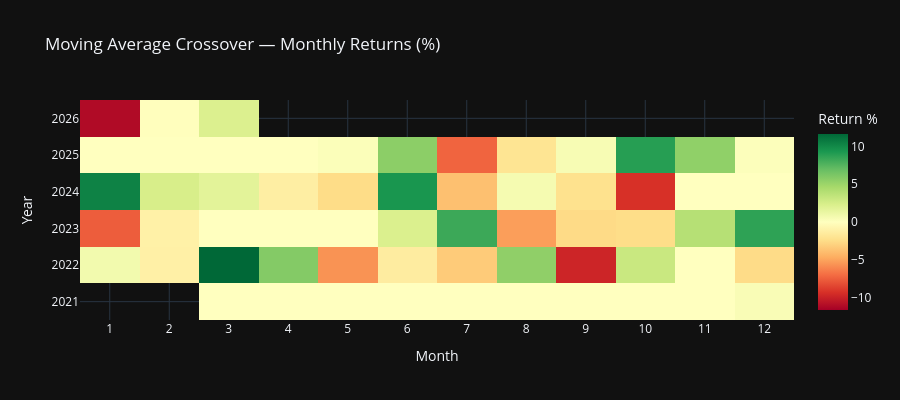

Notebook code cell kept with this figure:
### Markdown cell above
### 9.5 Monthly Returns Heatmap

### Code cell
# Monthly returns heatmap
rets = backtest['Strategy_Return'].copy()
rets.index = pd.to_datetime(rets.index)
monthly = rets.resample('M').apply(lambda x: (1 + x).prod() - 1) * 100

years = monthly.index.year.unique()
months = list(range(1, 13))
matrix = np.full((len(years), 12), np.nan)

for i, y in enumerate(years):
    for m in months:
        sel = monthly[(monthly.index.year == y) & (monthly.index.month == m)]
        if len(sel) > 0:
            matrix[i, m - 1] = sel.iloc[0]

fig5 = go.Figure(data=go.Heatmap(
    z=matrix,
    x=[f'{m}' for m in months],
    y=[str(y) for y in years],
    colorscale='RdYlGn',
    zmid=0,
    colorbar=dict(title='Return %')
))

fig5.update_layout(
    title=f'{STRATEGY_CHOICE} — Monthly Returns (%)',
    xaxis_title='Month',
    yaxis_title='Year',
    template='plotly_dark',
    height=400
)

fig5.show()

### Figure 1 — Plotly figure (JSON) as saved in the notebook; plotly's stock layout.template omitted (floating-point values rounded to 4 significant figures)
{"data": [{"colorbar": {"title": {"text": "Return %"}}, "colorscale": [[0, "rgb(165,0,38)"], [0.1, "rgb(215,48,39)"], [0.2, "rgb(244,109,67)"], [0.3, "rgb(253,174,97)"], [0.4, "rgb(254,224,139)"], [0.5, "rgb(255,255,191)"], [0.6, "rgb(217,239,139)"], [0.7, "rgb(166,217,106)"], [0.8, "rgb(102,189,99)"], [0.9, "rgb(26,152,80)"], [1, "rgb(0,104,55)"]], "type": "heatmap", "x": ["1", "2", "3", "4", "5", "6", "7", "8", "9", "10", "11", "12"], "y": ["2021", "2022", "2023", "2024", "2025", "2026"], "z": [[NaN, NaN, 0.0, 0.0, 0.0, 0.0, 0.0, 0.0, 0.0, 0.0, 0.0, 0.3836], [0.7791, -1.133, 11.66, 5.902, -5.648, -1.405, -3.321, 5.464, -9.864, 3.087, 0.0, -2.522], [-7.591, -1.056, 0.0, 0.0, 0.0, 2.192, 8.3, -5.247, -2.576, -2.435, 3.914, 8.728], [10.38, 2.396, 1.715, -1.269, -2.495, 9.438, -3.831, 0.6193, -2.189, -9.349, 0.0, 0.0], [0.0, 0.0, 0.0, 0.0, 0.2186, 5.609, -7.357, -1.984, 0.501, 8.974, 5.456, 0.185], [-11.14, -0.1075, 2.159, NaN, NaN, NaN, NaN, NaN, NaN, NaN, NaN, NaN]], "zmid": 0}], "layout": {"height": 400, "title": {"text": "Moving Average Crossover — Monthly Returns (%)"}, "xaxis": {"title": {"text": "Month"}}, "yaxis": {"title": {"text": "Year"}}}}
